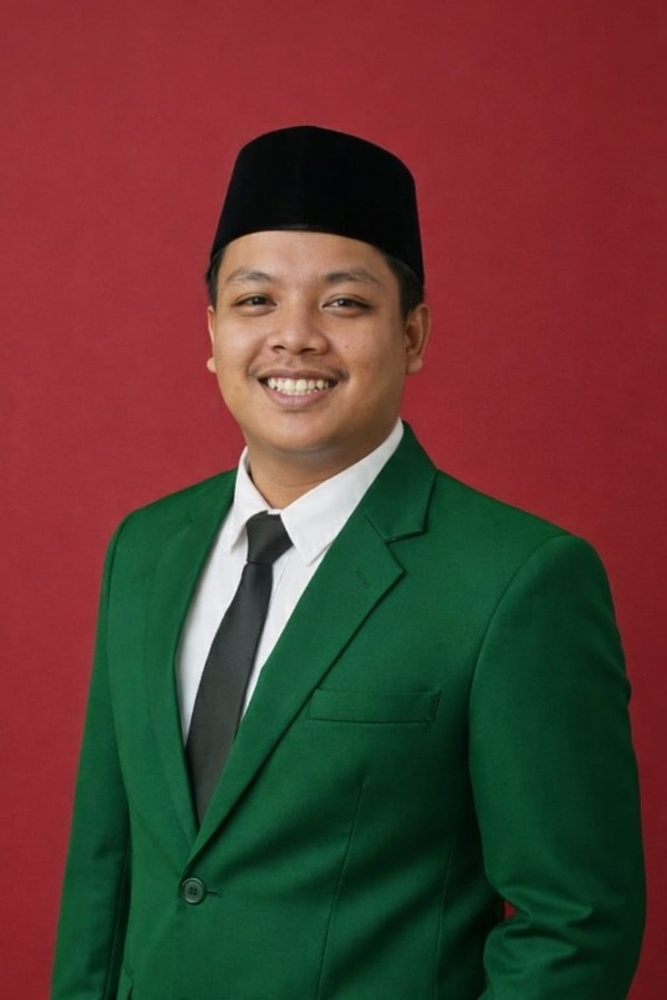
#> input picture uts/foto/foto 1 berwarna.jpeg, 667 x 1000 px, shrunk from 1024 x 1536 before the run, found by its file name
$ python citra_dasar.py
#> lines starting #> are read from the running program, lines starting #| are printed output that depends on the picture; after the words box and inside, x2 and y2 are one past the last pixel; in counts of white or black regions, pixels touching at a corner belong together
import cv2
import matplotlib.pyplot as plt

# membaca gambar
img = cv2.imread(r'D:\kuliah\pengolahan citra\UTS_PengolahanCitra\uts\foto\foto 1 berwarna.jpeg')
#> img is the input picture: shape (1000, 667, 3); mean B, G, R 50.3, 58.9, 91.4

# konversi RGB
rgb = cv2.cvtColor(img, cv2.COLOR_BGR2RGB)

# konversi grayscale
gray = cv2.cvtColor(img, cv2.COLOR_BGR2GRAY)
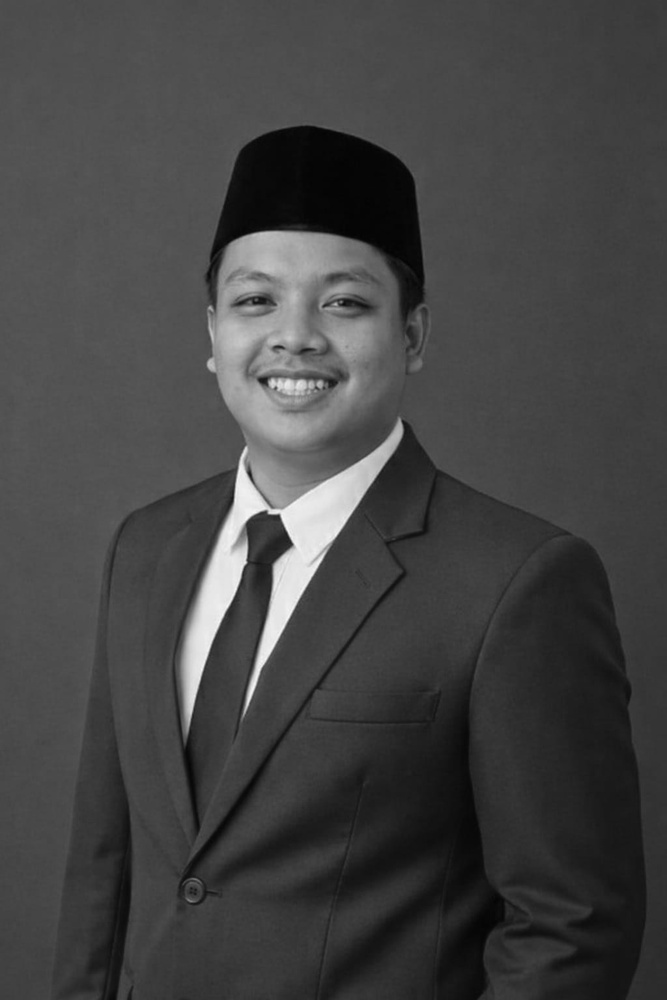
#> gray: shape (1000, 667); min 2, max 248, mean 67.7

# konversi binary
_, binary = cv2.threshold(gray, 127, 255, cv2.THRESH_BINARY)
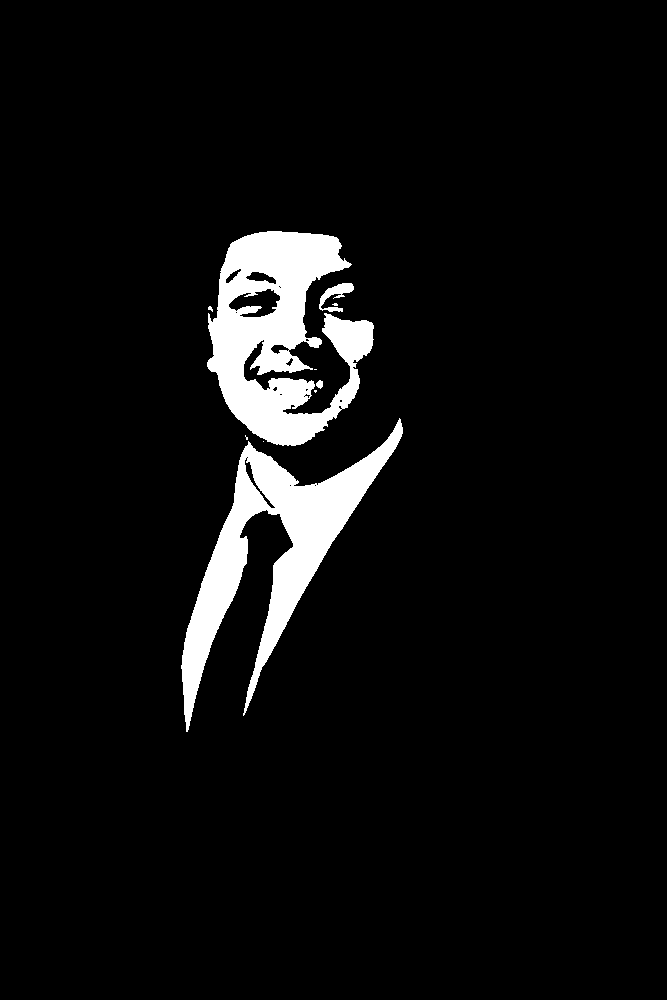
#> binary: shape (1000, 667); 5.7% white; 10 white regions (6 under 20 px), largest, box (x1, y1, x2, y2) and area: (207, 231, 374, 446) 19667, (181, 418, 403, 732) 17565, (319, 283, 354, 312) 415, (316, 380, 323, 389) 45

# ukuran array
print("Ukuran RGB:", rgb.shape)
#| Ukuran RGB: (1000, 667, 3)
print("Ukuran Grayscale:", gray.shape)
#| Ukuran Grayscale: (1000, 667)
print("Ukuran Binary:", binary.shape)
#| Ukuran Binary: (1000, 667)

# tampilkan gambar
plt.figure(figsize=(12,5))

plt.subplot(1,3,1)
plt.imshow(rgb)
plt.title("RGB")

plt.subplot(1,3,2)
plt.imshow(gray, cmap='gray')
plt.title("Grayscale")

plt.subplot(1,3,3)
plt.imshow(binary, cmap='gray')
plt.title("Binary")

plt.show()
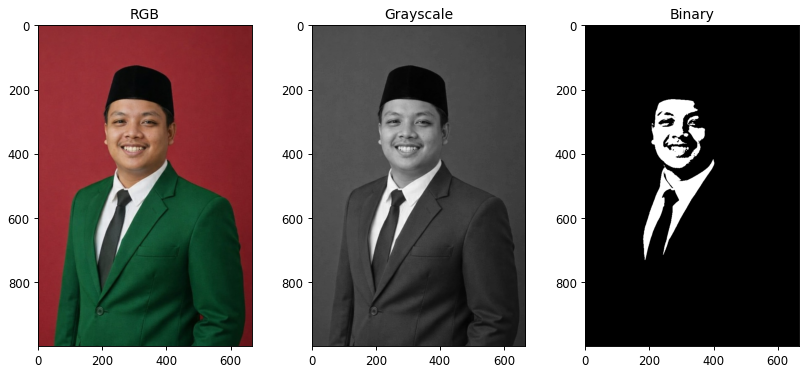
#> figure drawn by matplotlib, 3 panels

$ run again, with uts/foto/dwi.jpeg copied over uts/foto/foto 1 berwarna.jpeg
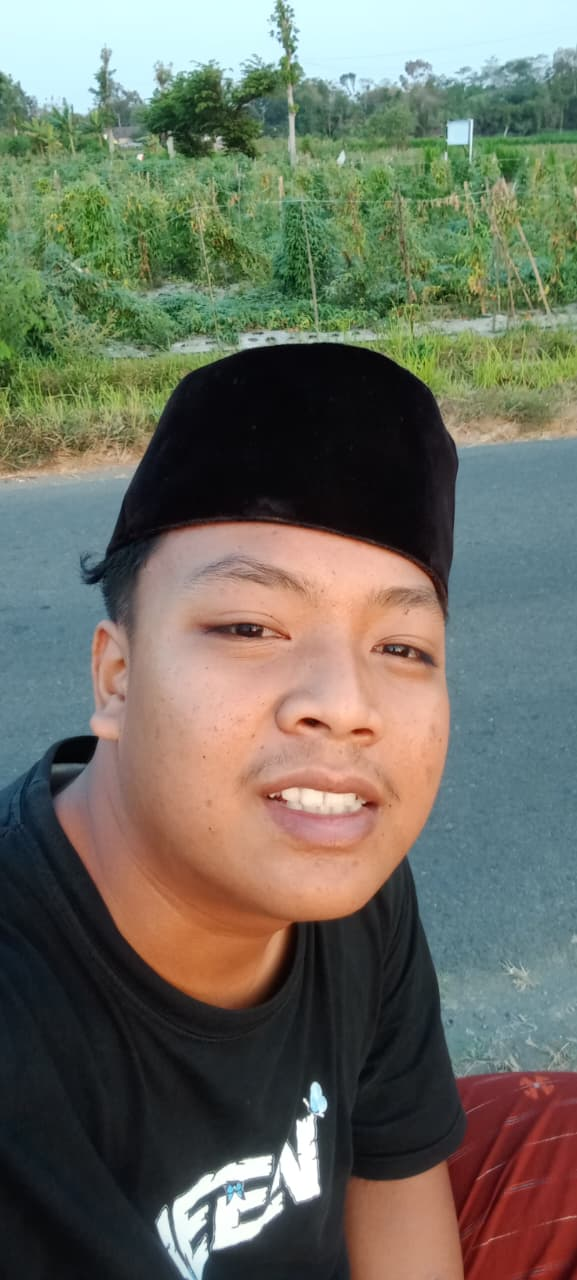
#> input picture uts/foto/dwi.jpeg, 577 x 1280 px, found by its file name
#> img is the input picture: shape (1280, 577, 3); mean B, G, R 97.5, 110.3, 109.3
#> `_, binary = cv2.threshold(gray, 127, 255, cv2.THRESH_BINARY)`:
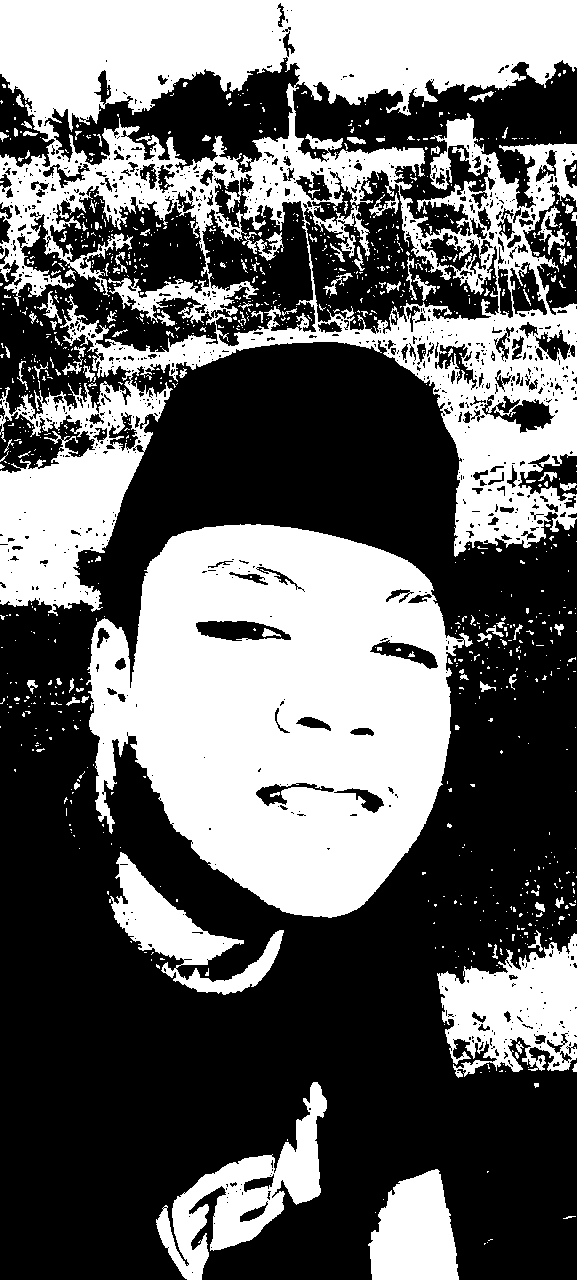
#> binary: shape (1280, 577); 39.8% white; 1093 white regions (984 under 20 px), largest, box (x1, y1, x2, y2) and area: (0, 0, 577, 616) 143036, (86, 524, 473, 918) 102146, (437, 933, 577, 1078) 12159
#| Ukuran RGB: (1280, 577, 3)
#| Ukuran Grayscale: (1280, 577)
#| Ukuran Binary: (1280, 577)
#> `plt.show()`:
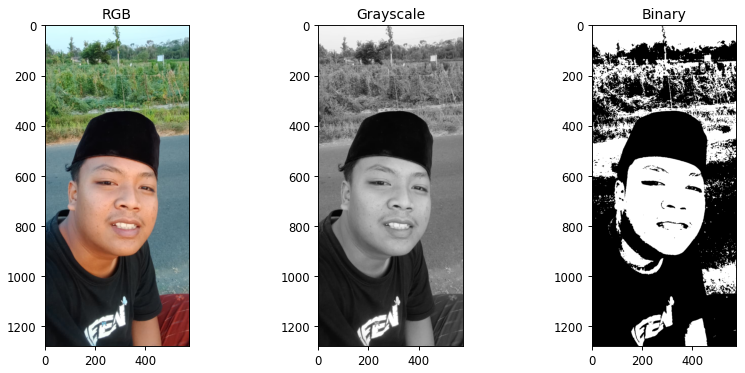
#> figure drawn by matplotlib, 3 panels
